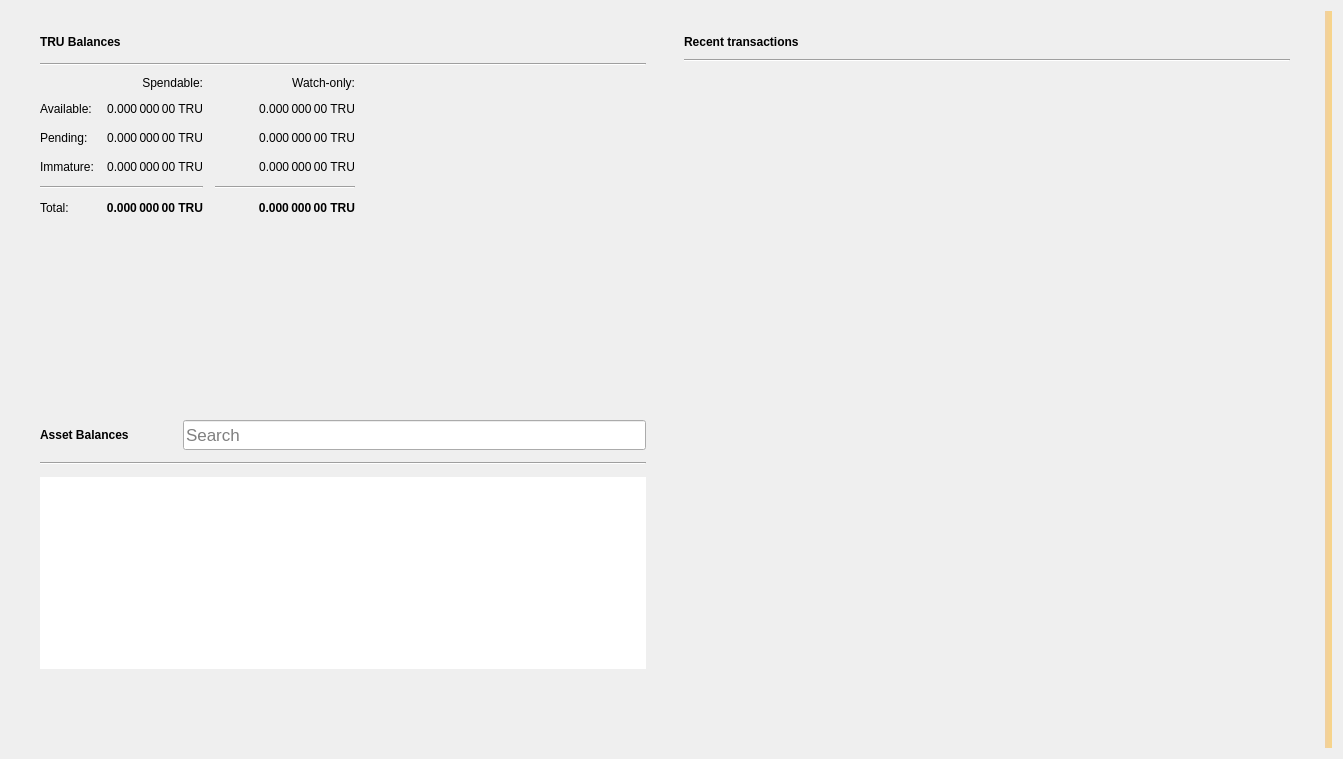
<?xml version="1.0" encoding="UTF-8"?>
<ui version="4.0">
 <class>OverviewPage</class>
 <widget class="QWidget" name="OverviewPage">
  <property name="geometry">
   <rect>
    <x>0</x>
    <y>0</y>
    <width>1343</width>
    <height>759</height>
   </rect>
  </property>
  <property name="minimumSize">
   <size>
    <width>760</width>
    <height>0</height>
   </size>
  </property>
  <property name="windowTitle">
   <string>Form</string>
  </property>
  <property name="autoFillBackground">
   <bool>false</bool>
  </property>
  <layout class="QGridLayout" name="gridLayout_3">
   <item row="0" column="1">
    <layout class="QVBoxLayout" name="verticalLayout_7">
     <property name="spacing">
      <number>0</number>
     </property>
     <property name="leftMargin">
      <number>0</number>
     </property>
     <property name="topMargin">
      <number>0</number>
     </property>
     <property name="rightMargin">
      <number>0</number>
     </property>
     <property name="bottomMargin">
      <number>0</number>
     </property>
     <item>
      <layout class="QHBoxLayout" name="horizontalLayout" stretch="0,0">
       <property name="spacing">
        <number>20</number>
       </property>
       <property name="sizeConstraint">
        <enum>QLayout::SetMinAndMaxSize</enum>
       </property>
       <property name="leftMargin">
        <number>20</number>
       </property>
       <property name="topMargin">
        <number>20</number>
       </property>
       <property name="rightMargin">
        <number>20</number>
       </property>
       <property name="bottomMargin">
        <number>20</number>
       </property>
       <item>
        <layout class="QVBoxLayout" name="verticalLayout_2">
         <property name="spacing">
          <number>0</number>
         </property>
         <property name="rightMargin">
          <number>0</number>
         </property>
         <item>
          <widget class="QFrame" name="frame">
           <property name="sizePolicy">
            <sizepolicy hsizetype="Preferred" vsizetype="Preferred">
             <horstretch>0</horstretch>
             <verstretch>0</verstretch>
            </sizepolicy>
           </property>
           <property name="minimumSize">
            <size>
             <width>350</width>
             <height>180</height>
            </size>
           </property>
           <property name="frameShape">
            <enum>QFrame::NoFrame</enum>
           </property>
           <property name="frameShadow">
            <enum>QFrame::Raised</enum>
           </property>
           <property name="lineWidth">
            <number>5</number>
           </property>
           <layout class="QVBoxLayout" name="verticalLayout_4">
            <property name="spacing">
             <number>10</number>
            </property>
            <property name="topMargin">
             <number>0</number>
            </property>
            <property name="bottomMargin">
             <number>0</number>
            </property>
            <item>
             <layout class="QHBoxLayout" name="horizontalLayout_4">
              <property name="spacing">
               <number>6</number>
              </property>
              <item>
               <widget class="QLabel" name="truBalancesLabel">
                <property name="font">
                 <font>
                  <weight>75</weight>
                  <bold>true</bold>
                 </font>
                </property>
                <property name="text">
                 <string>TRU Balances</string>
                </property>
               </widget>
              </item>
              <item>
               <widget class="QPushButton" name="labelWalletStatus">
                <property name="enabled">
                 <bool>true</bool>
                </property>
                <property name="maximumSize">
                 <size>
                  <width>30</width>
                  <height>16777215</height>
                 </size>
                </property>
                <property name="toolTip">
                 <string>The displayed information may be out of date. Your wallet automatically synchronizes with the Truth network after a connection is established, but this process has not completed yet.</string>
                </property>
                <property name="text">
                 <string/>
                </property>
                <property name="icon">
                 <iconset>
                  <normaloff>:/icons/warning</normaloff>
                  <disabledoff>:/icons/warning</disabledoff>:/icons/warning</iconset>
                </property>
                <property name="iconSize">
                 <size>
                  <width>24</width>
                  <height>24</height>
                 </size>
                </property>
                <property name="flat">
                 <bool>true</bool>
                </property>
               </widget>
              </item>
              <item>
               <spacer name="horizontalSpacer_3">
                <property name="orientation">
                 <enum>Qt::Horizontal</enum>
                </property>
                <property name="sizeHint" stdset="0">
                 <size>
                  <width>40</width>
                  <height>20</height>
                 </size>
                </property>
               </spacer>
              </item>
             </layout>
            </item>
            <item>
             <widget class="Line" name="line_2">
              <property name="orientation">
               <enum>Qt::Horizontal</enum>
              </property>
             </widget>
            </item>
            <item>
             <layout class="QGridLayout" name="gridLayout">
              <property name="bottomMargin">
               <number>5</number>
              </property>
              <property name="spacing">
               <number>12</number>
              </property>
              <item row="3" column="2">
               <widget class="QLabel" name="labelWatchImmature">
                <property name="font">
                 <font>
                  <weight>50</weight>
                  <bold>false</bold>
                 </font>
                </property>
                <property name="cursor">
                 <cursorShape>IBeamCursor</cursorShape>
                </property>
                <property name="toolTip">
                 <string>Mined balance in watch-only addresses that has not yet matured</string>
                </property>
                <property name="text">
                 <string notr="true">0.000 000 00 TRU</string>
                </property>
                <property name="alignment">
                 <set>Qt::AlignRight|Qt::AlignTrailing|Qt::AlignVCenter</set>
                </property>
                <property name="textInteractionFlags">
                 <set>Qt::LinksAccessibleByMouse|Qt::TextSelectableByKeyboard|Qt::TextSelectableByMouse</set>
                </property>
               </widget>
              </item>
              <item row="2" column="3">
               <spacer name="horizontalSpacer_2">
                <property name="orientation">
                 <enum>Qt::Horizontal</enum>
                </property>
                <property name="sizeHint" stdset="0">
                 <size>
                  <width>40</width>
                  <height>20</height>
                 </size>
                </property>
               </spacer>
              </item>
              <item row="1" column="0">
               <widget class="QLabel" name="labelBalanceText">
                <property name="text">
                 <string>Available:</string>
                </property>
               </widget>
              </item>
              <item row="1" column="2">
               <widget class="QLabel" name="labelWatchAvailable">
                <property name="font">
                 <font>
                  <weight>50</weight>
                  <bold>false</bold>
                 </font>
                </property>
                <property name="cursor">
                 <cursorShape>IBeamCursor</cursorShape>
                </property>
                <property name="toolTip">
                 <string>Your current balance in watch-only addresses</string>
                </property>
                <property name="text">
                 <string notr="true">0.000 000 00 TRU</string>
                </property>
                <property name="alignment">
                 <set>Qt::AlignRight|Qt::AlignTrailing|Qt::AlignVCenter</set>
                </property>
                <property name="textInteractionFlags">
                 <set>Qt::LinksAccessibleByMouse|Qt::TextSelectableByKeyboard|Qt::TextSelectableByMouse</set>
                </property>
               </widget>
              </item>
              <item row="2" column="1">
               <widget class="QLabel" name="labelUnconfirmed">
                <property name="font">
                 <font>
                  <weight>50</weight>
                  <bold>false</bold>
                 </font>
                </property>
                <property name="cursor">
                 <cursorShape>IBeamCursor</cursorShape>
                </property>
                <property name="toolTip">
                 <string>Total of transactions that have yet to be confirmed, and do not yet count toward the spendable balance</string>
                </property>
                <property name="text">
                 <string notr="true">0.000 000 00 TRU</string>
                </property>
                <property name="alignment">
                 <set>Qt::AlignRight|Qt::AlignTrailing|Qt::AlignVCenter</set>
                </property>
                <property name="textInteractionFlags">
                 <set>Qt::LinksAccessibleByMouse|Qt::TextSelectableByKeyboard|Qt::TextSelectableByMouse</set>
                </property>
               </widget>
              </item>
              <item row="4" column="2">
               <widget class="Line" name="lineWatchBalance">
                <property name="sizePolicy">
                 <sizepolicy hsizetype="Preferred" vsizetype="Fixed">
                  <horstretch>0</horstretch>
                  <verstretch>0</verstretch>
                 </sizepolicy>
                </property>
                <property name="minimumSize">
                 <size>
                  <width>140</width>
                  <height>0</height>
                 </size>
                </property>
                <property name="orientation">
                 <enum>Qt::Horizontal</enum>
                </property>
               </widget>
              </item>
              <item row="0" column="1">
               <widget class="QLabel" name="labelSpendable">
                <property name="text">
                 <string>Spendable:</string>
                </property>
                <property name="alignment">
                 <set>Qt::AlignRight|Qt::AlignTrailing|Qt::AlignVCenter</set>
                </property>
               </widget>
              </item>
              <item row="3" column="0">
               <widget class="QLabel" name="labelImmatureText">
                <property name="text">
                 <string>Immature:</string>
                </property>
               </widget>
              </item>
              <item row="5" column="2">
               <widget class="QLabel" name="labelWatchTotal">
                <property name="font">
                 <font>
                  <weight>75</weight>
                  <bold>true</bold>
                 </font>
                </property>
                <property name="cursor">
                 <cursorShape>IBeamCursor</cursorShape>
                </property>
                <property name="toolTip">
                 <string>Current total balance in watch-only addresses</string>
                </property>
                <property name="text">
                 <string notr="true">0.000 000 00 TRU</string>
                </property>
                <property name="alignment">
                 <set>Qt::AlignRight|Qt::AlignTrailing|Qt::AlignVCenter</set>
                </property>
                <property name="textInteractionFlags">
                 <set>Qt::LinksAccessibleByMouse|Qt::TextSelectableByKeyboard|Qt::TextSelectableByMouse</set>
                </property>
               </widget>
              </item>
              <item row="4" column="0" colspan="2">
               <widget class="Line" name="line">
                <property name="orientation">
                 <enum>Qt::Horizontal</enum>
                </property>
               </widget>
              </item>
              <item row="0" column="2">
               <widget class="QLabel" name="labelWatchonly">
                <property name="text">
                 <string>Watch-only:</string>
                </property>
                <property name="alignment">
                 <set>Qt::AlignRight|Qt::AlignTrailing|Qt::AlignVCenter</set>
                </property>
               </widget>
              </item>
              <item row="5" column="1">
               <widget class="QLabel" name="labelTotal">
                <property name="font">
                 <font>
                  <weight>75</weight>
                  <bold>true</bold>
                 </font>
                </property>
                <property name="cursor">
                 <cursorShape>IBeamCursor</cursorShape>
                </property>
                <property name="toolTip">
                 <string>Your current total balance</string>
                </property>
                <property name="text">
                 <string notr="true">0.000 000 00 TRU</string>
                </property>
                <property name="alignment">
                 <set>Qt::AlignRight|Qt::AlignTrailing|Qt::AlignVCenter</set>
                </property>
                <property name="textInteractionFlags">
                 <set>Qt::LinksAccessibleByMouse|Qt::TextSelectableByKeyboard|Qt::TextSelectableByMouse</set>
                </property>
               </widget>
              </item>
              <item row="1" column="1">
               <widget class="QLabel" name="labelBalance">
                <property name="font">
                 <font>
                  <weight>50</weight>
                  <bold>false</bold>
                 </font>
                </property>
                <property name="cursor">
                 <cursorShape>IBeamCursor</cursorShape>
                </property>
                <property name="toolTip">
                 <string>Your current spendable balance</string>
                </property>
                <property name="text">
                 <string notr="true">0.000 000 00 TRU</string>
                </property>
                <property name="alignment">
                 <set>Qt::AlignRight|Qt::AlignTrailing|Qt::AlignVCenter</set>
                </property>
                <property name="textInteractionFlags">
                 <set>Qt::LinksAccessibleByMouse|Qt::TextSelectableByKeyboard|Qt::TextSelectableByMouse</set>
                </property>
               </widget>
              </item>
              <item row="2" column="0">
               <widget class="QLabel" name="labelPendingText">
                <property name="text">
                 <string>Pending:</string>
                </property>
               </widget>
              </item>
              <item row="5" column="0">
               <widget class="QLabel" name="labelTotalText">
                <property name="text">
                 <string>Total:</string>
                </property>
               </widget>
              </item>
              <item row="3" column="1">
               <widget class="QLabel" name="labelImmature">
                <property name="font">
                 <font>
                  <weight>50</weight>
                  <bold>false</bold>
                 </font>
                </property>
                <property name="cursor">
                 <cursorShape>IBeamCursor</cursorShape>
                </property>
                <property name="toolTip">
                 <string>Mined balance that has not yet matured</string>
                </property>
                <property name="text">
                 <string notr="true">0.000 000 00 TRU</string>
                </property>
                <property name="alignment">
                 <set>Qt::AlignRight|Qt::AlignTrailing|Qt::AlignVCenter</set>
                </property>
                <property name="textInteractionFlags">
                 <set>Qt::LinksAccessibleByMouse|Qt::TextSelectableByKeyboard|Qt::TextSelectableByMouse</set>
                </property>
               </widget>
              </item>
              <item row="2" column="2">
               <widget class="QLabel" name="labelWatchPending">
                <property name="font">
                 <font>
                  <weight>50</weight>
                  <bold>false</bold>
                 </font>
                </property>
                <property name="cursor">
                 <cursorShape>IBeamCursor</cursorShape>
                </property>
                <property name="toolTip">
                 <string>Unconfirmed transactions to watch-only addresses</string>
                </property>
                <property name="text">
                 <string notr="true">0.000 000 00 TRU</string>
                </property>
                <property name="alignment">
                 <set>Qt::AlignRight|Qt::AlignTrailing|Qt::AlignVCenter</set>
                </property>
                <property name="textInteractionFlags">
                 <set>Qt::LinksAccessibleByMouse|Qt::TextSelectableByKeyboard|Qt::TextSelectableByMouse</set>
                </property>
               </widget>
              </item>
             </layout>
            </item>
           </layout>
          </widget>
         </item>
         <item>
          <widget class="QWidget" name="assetVerticalSpaceWidget2" native="true">
           <property name="autoFillBackground">
            <bool>false</bool>
           </property>
           <layout class="QVBoxLayout" name="verticalLayout_6">
            <item>
             <spacer name="verticalSpacer_4">
              <property name="orientation">
               <enum>Qt::Vertical</enum>
              </property>
              <property name="sizeType">
               <enum>QSizePolicy::MinimumExpanding</enum>
              </property>
              <property name="sizeHint" stdset="0">
               <size>
                <width>20</width>
                <height>10</height>
               </size>
              </property>
             </spacer>
            </item>
           </layout>
          </widget>
         </item>
         <item>
          <widget class="QFrame" name="assetFrame">
           <property name="minimumSize">
            <size>
             <width>350</width>
             <height>150</height>
            </size>
           </property>
           <property name="autoFillBackground">
            <bool>true</bool>
           </property>
           <property name="frameShape">
            <enum>QFrame::NoFrame</enum>
           </property>
           <property name="frameShadow">
            <enum>QFrame::Plain</enum>
           </property>
           <property name="lineWidth">
            <number>0</number>
           </property>
           <layout class="QVBoxLayout" name="verticalLayout_5">
            <property name="spacing">
             <number>12</number>
            </property>
            <item>
             <layout class="QHBoxLayout" name="assetBalanceHorizontalLayout">
              <item alignment="Qt::AlignVCenter">
               <widget class="QLabel" name="assetBalanceLabel">
                <property name="font">
                 <font>
                  <weight>75</weight>
                  <bold>true</bold>
                 </font>
                </property>
                <property name="text">
                 <string>Asset Balances</string>
                </property>
               </widget>
              </item>
              <item>
               <widget class="QPushButton" name="labelAssetStatus">
                <property name="enabled">
                 <bool>true</bool>
                </property>
                <property name="maximumSize">
                 <size>
                  <width>30</width>
                  <height>16777215</height>
                 </size>
                </property>
                <property name="toolTip">
                 <string>The displayed information may be out of date. Your wallet automatically synchronizes with the Truth network after a connection is established, but this process has not completed yet.</string>
                </property>
                <property name="text">
                 <string/>
                </property>
                <property name="icon">
                 <iconset>
                  <normaloff>:/icons/warning</normaloff>
                  <disabledoff>:/icons/warning</disabledoff>:/icons/warning</iconset>
                </property>
                <property name="iconSize">
                 <size>
                  <width>24</width>
                  <height>24</height>
                 </size>
                </property>
                <property name="flat">
                 <bool>true</bool>
                </property>
               </widget>
              </item>
              <item alignment="Qt::AlignBottom">
               <widget class="QLineEdit" name="assetSearch">
                <property name="sizePolicy">
                 <sizepolicy hsizetype="Expanding" vsizetype="Preferred">
                  <horstretch>0</horstretch>
                  <verstretch>0</verstretch>
                 </sizepolicy>
                </property>
                <property name="minimumSize">
                 <size>
                  <width>0</width>
                  <height>30</height>
                 </size>
                </property>
                <property name="maximumSize">
                 <size>
                  <width>16777215</width>
                  <height>30</height>
                 </size>
                </property>
                <property name="sizeIncrement">
                 <size>
                  <width>0</width>
                  <height>0</height>
                 </size>
                </property>
                <property name="baseSize">
                 <size>
                  <width>0</width>
                  <height>0</height>
                 </size>
                </property>
                <property name="font">
                 <font>
                  <pointsize>13</pointsize>
                 </font>
                </property>
                <property name="maxLength">
                 <number>32</number>
                </property>
                <property name="frame">
                 <bool>true</bool>
                </property>
                <property name="alignment">
                 <set>Qt::AlignLeading|Qt::AlignLeft|Qt::AlignVCenter</set>
                </property>
                <property name="placeholderText">
                 <string>Search</string>
                </property>
                <property name="clearButtonEnabled">
                 <bool>true</bool>
                </property>
               </widget>
              </item>
             </layout>
            </item>
            <item>
             <widget class="Line" name="assetBalanceLine">
              <property name="orientation">
               <enum>Qt::Horizontal</enum>
              </property>
             </widget>
            </item>
            <item>
             <widget class="QListView" name="listAssets">
              <property name="frameShape">
               <enum>QFrame::NoFrame</enum>
              </property>
              <property name="lineWidth">
               <number>0</number>
              </property>
              <property name="verticalScrollMode">
               <enum>QAbstractItemView::ScrollPerItem</enum>
              </property>
             </widget>
            </item>
            <item>
             <widget class="QWidget" name="assetVerticalSpaceWidget" native="true">
              <property name="autoFillBackground">
               <bool>false</bool>
              </property>
              <layout class="QVBoxLayout" name="verticalLayout">
               <item>
                <spacer name="verticalSpacer_3">
                 <property name="orientation">
                  <enum>Qt::Vertical</enum>
                 </property>
                 <property name="sizeHint" stdset="0">
                  <size>
                   <width>20</width>
                   <height>20</height>
                  </size>
                 </property>
                </spacer>
               </item>
              </layout>
             </widget>
            </item>
           </layout>
          </widget>
         </item>
        </layout>
       </item>
       <item>
        <layout class="QVBoxLayout" name="verticalLayout_3">
         <property name="spacing">
          <number>20</number>
         </property>
         <property name="leftMargin">
          <number>0</number>
         </property>
         <item>
          <widget class="QFrame" name="frame_2">
           <property name="sizePolicy">
            <sizepolicy hsizetype="Preferred" vsizetype="Preferred">
             <horstretch>0</horstretch>
             <verstretch>0</verstretch>
            </sizepolicy>
           </property>
           <property name="minimumSize">
            <size>
             <width>350</width>
             <height>0</height>
            </size>
           </property>
           <property name="sizeIncrement">
            <size>
             <width>0</width>
             <height>300</height>
            </size>
           </property>
           <property name="frameShape">
            <enum>QFrame::NoFrame</enum>
           </property>
           <property name="frameShadow">
            <enum>QFrame::Plain</enum>
           </property>
           <property name="lineWidth">
            <number>0</number>
           </property>
           <layout class="QGridLayout" name="gridLayout_2">
            <property name="topMargin">
             <number>0</number>
            </property>
            <property name="horizontalSpacing">
             <number>12</number>
            </property>
            <item row="0" column="0">
             <layout class="QHBoxLayout" name="horizontalLayout_2">
              <property name="spacing">
               <number>6</number>
              </property>
              <item>
               <widget class="QLabel" name="recentTransactionsLabel">
                <property name="font">
                 <font>
                  <weight>75</weight>
                  <bold>true</bold>
                 </font>
                </property>
                <property name="text">
                 <string>Recent transactions</string>
                </property>
               </widget>
              </item>
              <item>
               <widget class="QPushButton" name="labelTransactionsStatus">
                <property name="enabled">
                 <bool>true</bool>
                </property>
                <property name="maximumSize">
                 <size>
                  <width>30</width>
                  <height>16777215</height>
                 </size>
                </property>
                <property name="toolTip">
                 <string>The displayed information may be out of date. Your wallet automatically synchronizes with the Truth network after a connection is established, but this process has not completed yet.</string>
                </property>
                <property name="text">
                 <string/>
                </property>
                <property name="icon">
                 <iconset>
                  <normaloff>:/icons/warning</normaloff>
                  <disabledoff>:/icons/warning</disabledoff>:/icons/warning</iconset>
                </property>
                <property name="iconSize">
                 <size>
                  <width>24</width>
                  <height>24</height>
                 </size>
                </property>
                <property name="flat">
                 <bool>true</bool>
                </property>
               </widget>
              </item>
              <item>
               <spacer name="horizontalSpacer">
                <property name="orientation">
                 <enum>Qt::Horizontal</enum>
                </property>
                <property name="sizeHint" stdset="0">
                 <size>
                  <width>40</width>
                  <height>20</height>
                 </size>
                </property>
               </spacer>
              </item>
             </layout>
            </item>
            <item row="2" column="0">
             <widget class="QListView" name="listTransactions">
              <property name="styleSheet">
               <string notr="true">QListView { background: transparent; }</string>
              </property>
              <property name="frameShape">
               <enum>QFrame::NoFrame</enum>
              </property>
              <property name="verticalScrollBarPolicy">
               <enum>Qt::ScrollBarAlwaysOff</enum>
              </property>
              <property name="horizontalScrollBarPolicy">
               <enum>Qt::ScrollBarAlwaysOff</enum>
              </property>
              <property name="selectionMode">
               <enum>QAbstractItemView::NoSelection</enum>
              </property>
             </widget>
            </item>
            <item row="1" column="0">
             <widget class="Line" name="line_3">
              <property name="orientation">
               <enum>Qt::Horizontal</enum>
              </property>
             </widget>
            </item>
           </layout>
          </widget>
         </item>
        </layout>
       </item>
      </layout>
     </item>
    </layout>
   </item>
   <item row="0" column="3">
    <widget class="QLabel" name="labelAlerts">
     <property name="visible">
      <bool>true</bool>
     </property>
     <property name="styleSheet">
      <string notr="true">QLabel { background-color: qlineargradient(x1: 0, y1: 0, x2: 1, y2: 0, stop:0 #F0D0A0, stop:1 #F8D488); color:#000000; }</string>
     </property>
     <property name="wordWrap">
      <bool>true</bool>
     </property>
     <property name="margin">
      <number>3</number>
     </property>
     <property name="textInteractionFlags">
      <set>Qt::TextSelectableByMouse</set>
     </property>
    </widget>
   </item>
  </layout>
 </widget>
 <resources/>
 <connections/>
</ui>
